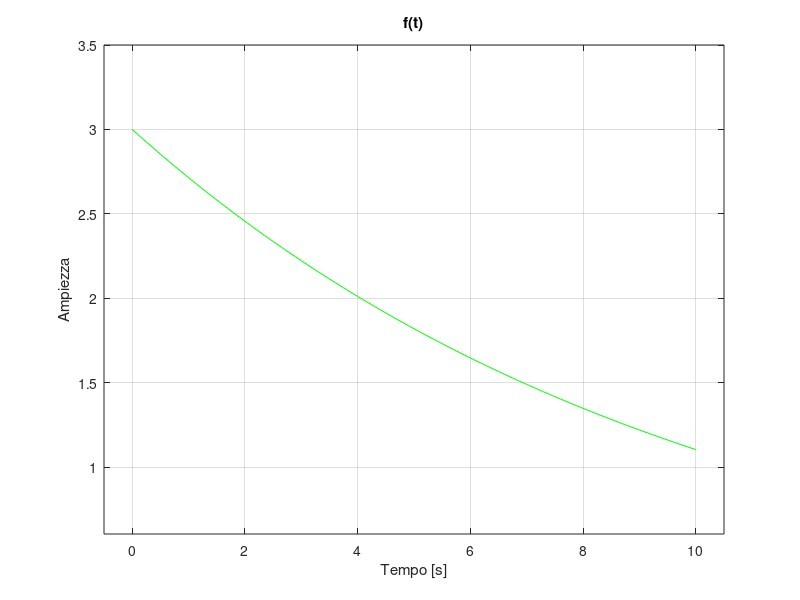

Write MATLAB code to recreate this figure. (Note: this script raises an error after producing the figure.)
% %SECONDO METODO
% fd = diff(f) ./ diff(t);
%  fd = [fd, fd(end)]; 

%area di un segnale
clc
clear all
close all

t_inizio = 0;
t_fine = 10;
dt = 0.05;
t = [t_inizio:dt:t_fine]; %s

alpha = 0.1;
k = 3;
f = k*exp(-alpha*t);

figure;
plot(t, f, 'Color', 'green');
xlabel('Tempo [s]');
ylabel('Ampiezza');
title('f(t)');
xlim([t_inizio-0.5 t_fine+0.5]);
ylim([min(f)-0.5 max(f)+0.5]);
grid on

A_trapezi = calcolatore_area_trapezio(f,t);
A = (-k/alpha)*(exp(-alpha*t_fine)) - exp(-alpha*t_inizio);

fprintf("La differenza (analitica-trapezi)è: %3.12f", A - A_trapezi);

A_sum = dt*sum(f);

fprintf("\nLAdifferenza (analitica - sum) è: %3.12f", A - A_sum);

%%
clc
clear all
close all

dt = 0.001;
t = [0:dt:3];

s = sin(2 * pi* t).*exp(-7 * (t-0.5).^2);

figure
plot(t, s, 'r--');
grid on

energia_s = dt*sum(abs(s).^2); %V^2*s

energia_s_norm = dt*(norm(s))^2;

%
clc
clear all
close all

dt = 0.001;
t_inizio = 0;
t_fine = 3;
t = [t_inizio:dt:t_fine];

f1 = 5;
f2 = f1*2;
f3 = f1*3;

s = 5*sin(2*pi*f1*t + pi/2) + 3*cos(2*pi*f2*t) + 2*sin(2*pi*f3*t);

figure;
plot(t, s);

periodo = 1/f1;

Ntp = floor(periodo/dt);

potenza_periodo = sum(abs(s(1:Ntp)).^2) / Ntp; 

%%
clc
clear all
close all

t_start = -5;
t_end = 5;
dt = 0.01;

time = [t_start:dt:t_end];

%primo rect
t11 = -0.8;
t21 = 0.8;
rect1 = zeros(1, length(time));
i_t11 = (t11 - t_start)/dt + 1;
i_t21 = (t21 - t_start)/dt +1;
rect1(i_t11:i_t21) = 1;


figure
plot(time, rect1);

t12 = -3;
t22 = 3;
rect2 = zeros(1, length(time));
i_t12 = (t12 - t_start)/dt + 1;
i_t22 = (t22 - t_start)/dt +1;
rect2(i_t11:i_t21) = 1;

figure;
plot(time, rect2);

[y, t_y] = calcolatore_convoluzione(rect1, time, rect2, time);

figure;
plot(t_y,y);

y_conv = dt*conv(rect1, rect2);

figure;
plot(t_y, y_conv);
